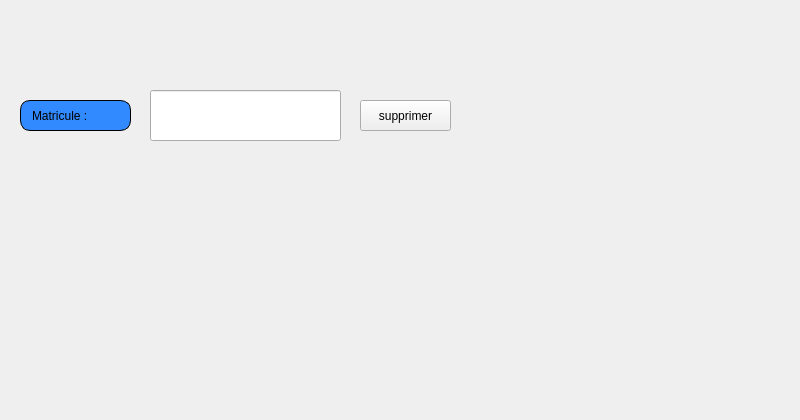
     <widget class="QWidget" name="tab_5">
      <attribute name="icon">
       <iconset>
        <normaloff>../../gestion_fournisseur/PP.png</normaloff>../../gestion_fournisseur/PP.png</iconset>
      </attribute>
      <attribute name="title">
       <string>Supprimer</string>
      </attribute>
      <widget class="QLabel" name="label_13">
       <property name="geometry">
        <rect>
         <x>-20</x>
         <y>-20</y>
         <width>791</width>
         <height>411</height>
        </rect>
       </property>
       <property name="text">
        <string/>
       </property>
       <property name="pixmap">
        <pixmap resource="ressources.qrc">:/images/img/imf.jpg</pixmap>
       </property>
      </widget>
      <widget class="QLabel" name="label_14">
       <property name="geometry">
        <rect>
         <x>20</x>
         <y>100</y>
         <width>111</width>
         <height>31</height>
        </rect>
       </property>
       <property name="styleSheet">
        <string notr="true">border: 1px solid black;
border-radius: 10px;
padding: 0 8px;
background: #318aff;
font: bold, &quot;Arial&quot;;;
text-align:center;</string>
       </property>
       <property name="text">
        <string>Matricule :</string>
       </property>
      </widget>
      <widget class="QLineEdit" name="le_Matricule_supp">
       <property name="geometry">
        <rect>
         <x>150</x>
         <y>90</y>
         <width>191</width>
         <height>51</height>
        </rect>
       </property>
      </widget>
      <widget class="QPushButton" name="pushButton">
       <property name="geometry">
        <rect>
         <x>360</x>
         <y>100</y>
         <width>91</width>
         <height>31</height>
        </rect>
       </property>
       <property name="styleSheet">
        <string notr="true">#pushButton{
font: bold, &quot;Arial&quot;;;     background-color: qlineargradient(x1: 0, y1: 0, x2: 0, y2: 1,
                                       stop: 0 #dadbde, stop: 1 #f6f7fa);
}
#pushButton:pressed {
font: bold, &quot;Arial&quot;;;     background-color: qlineargradient(x1: 0, y1: 0, x2: 0, y2: 1,
                                       stop: 0 #dadbde, stop: 1 #fff07b);}</string>
       </property>
       <property name="text">
        <string>supprimer</string>
       </property>
       <property name="icon">
        <iconset resource="ressources.qrc">
         <normaloff>:/images/img/PP.png</normaloff>:/images/img/PP.png</iconset>
       </property>
      </widget>
     </widget>
